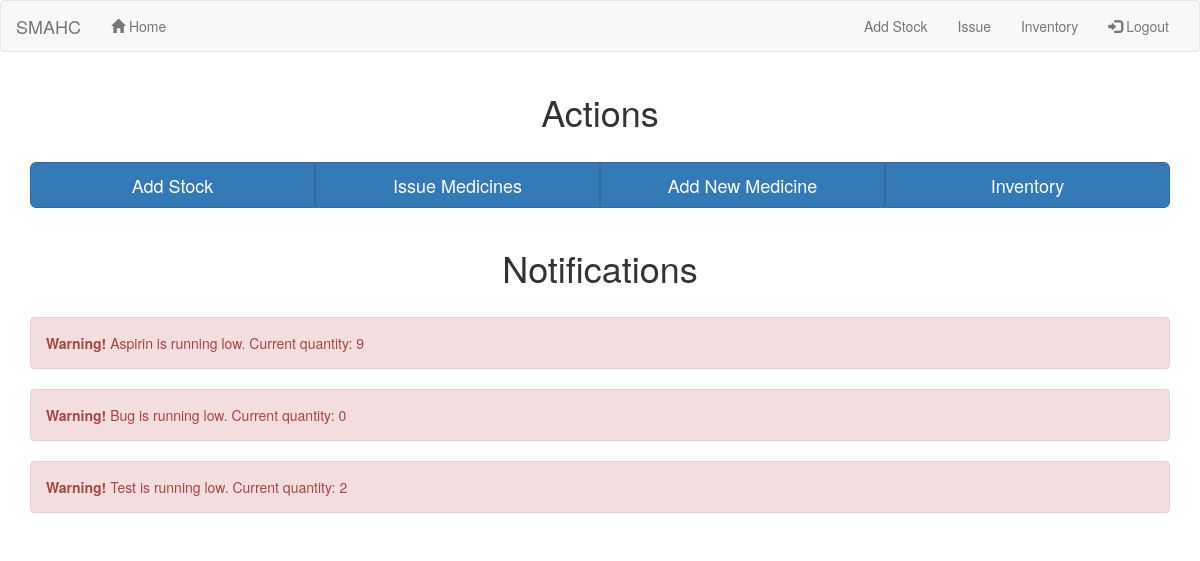
Page / (signed in) on the earlier database version.
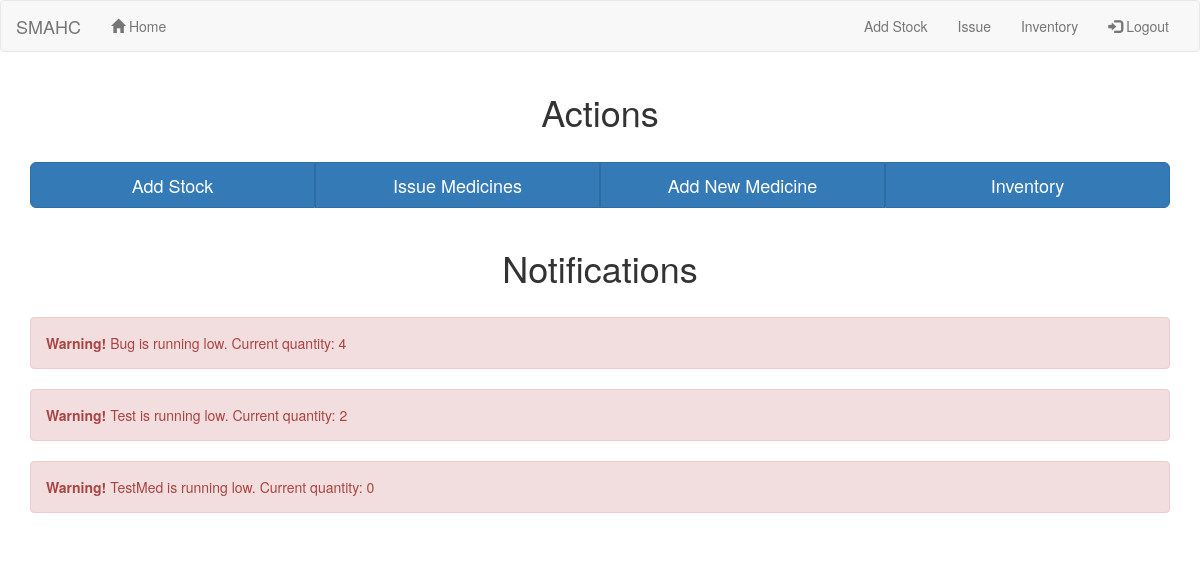
Same page on the later database version.
### myapp/models.py (models this page shows, shortened)
class Medicine(models.Model):
	name = models.CharField(max_length=200)
	quantity = models.IntegerField(default=0)
	critical_quantity = models.IntegerField(default=10)

### myapp/views.py (the view)
# urls.py: url(r'^$', views.index, name='index'),
def index(request):
	if not request.user.is_authenticated():
		return HttpResponseRedirect("login")
	m = sorted(Medicine.objects.all(), key=lambda x: x.name)
	mname = []
	mqty  = []
	for i in m:
		if i.quantity <= i.critical_quantity:
			mname.append(i.name)
			mqty.append(i.quantity)
	mzip = list(zip(mname,mqty))
	context = {'medicines':mzip}
	return render(request,'index.html',context)

### myapp/templates/index.html (shortened to what this page needs)
{% extends "base.html" %}
{% block content %}
	<div class="container">
		<h1 align="center">Actions</h1>
		<br>
		<div class="btn-group btn-group-lg btn-group-justified">
				<a href="add" class="btn btn-primary btn-lg center-block">Add Stock</a>
				<a href="issue" class="btn btn-primary btn-lg center-block">Issue Medicines</a>
				<a href="new_medicine" class="btn btn-primary btn-lg center-block">Add New Medicine</a>
				<a href="inventory" class="btn btn-primary btn-lg center-block">Inventory</a>
		</div>
		<br>
		<h1 align="center">Notifications</h1>
		<br>
		{% if medicines %}
			{% for name,quantity in medicines %}
				<div class="alert alert-danger fade in">
					<strong>Warning!</strong> {{ name }} is running low. Current quantity: {{ quantity }}
				</div>
			{% endfor %}
		{% else %}
			<h2 align="center">No notifications for now!</h2>
		{% endif %}
	</div>
{% endblock %}

Differences in the rows shown:
no longer on this page (row edited): Medicine: medicines "Aspirin"
added Medicine: medicines "TestMed"
Other differences:
new list line: "Warning! is running low. Current quantity: 4"
new list line: "Bug"
new list line: "Warning! is running low. Current quantity: 0"
list line gone: "Warning! is running low. Current quantity: 9"
list line gone: "Warning! is running low. Current quantity: 0"
list line gone: "Bug"
